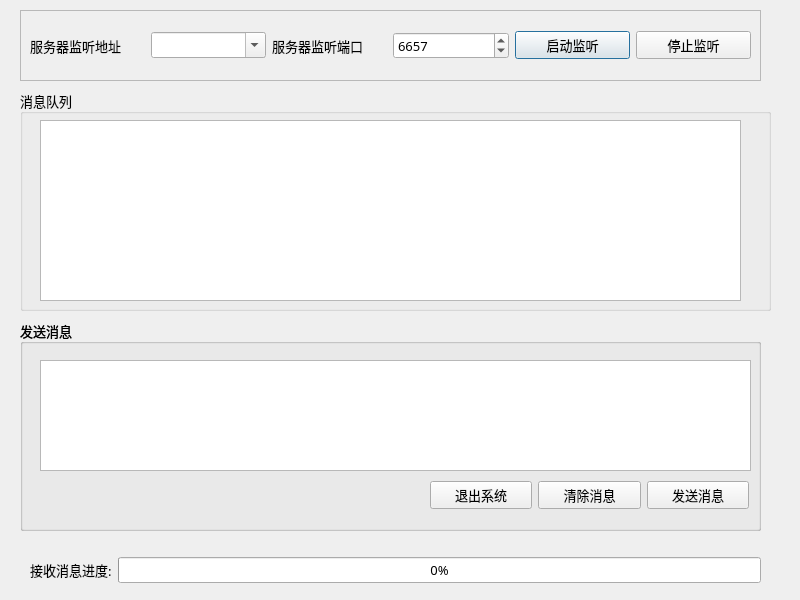
<?xml version="1.0" encoding="UTF-8"?>
<ui version="4.0">
 <class>FileTransferToolsDialog</class>
 <widget class="QDialog" name="FileTransferToolsDialog">
  <property name="geometry">
   <rect>
    <x>0</x>
    <y>0</y>
    <width>800</width>
    <height>600</height>
   </rect>
  </property>
  <property name="windowTitle">
   <string>C/S架构系统--文件传输工具 Version 1.3</string>
  </property>
  <property name="windowIcon">
   <iconset resource="../CSFileTransferClient/Resources.qrc">
    <normaloff>:/new/prefix1/images/logo.ico</normaloff>:/new/prefix1/images/logo.ico</iconset>
  </property>
  <widget class="QFrame" name="frame">
   <property name="geometry">
    <rect>
     <x>20</x>
     <y>10</y>
     <width>741</width>
     <height>71</height>
    </rect>
   </property>
   <property name="font">
    <font>
     <family>微软雅黑</family>
     <pointsize>10</pointsize>
    </font>
   </property>
   <property name="frameShape">
    <enum>QFrame::StyledPanel</enum>
   </property>
   <property name="frameShadow">
    <enum>QFrame::Raised</enum>
   </property>
   <widget class="QWidget" name="horizontalLayoutWidget">
    <property name="geometry">
     <rect>
      <x>10</x>
      <y>10</y>
      <width>721</width>
      <height>51</height>
     </rect>
    </property>
    <layout class="QHBoxLayout" name="horizontalLayout">
     <item>
      <widget class="QLabel" name="label_Server">
       <property name="font">
        <font>
         <family>微软雅黑</family>
         <pointsize>10</pointsize>
        </font>
       </property>
       <property name="text">
        <string>服务器监听地址</string>
       </property>
      </widget>
     </item>
     <item>
      <widget class="QComboBox" name="comboBox_IP">
       <property name="font">
        <font>
         <family>微软雅黑</family>
         <pointsize>10</pointsize>
        </font>
       </property>
       <property name="editable">
        <bool>true</bool>
       </property>
       <property name="currentText">
        <string/>
       </property>
      </widget>
     </item>
     <item>
      <widget class="QLabel" name="label_Port">
       <property name="font">
        <font>
         <family>微软雅黑</family>
         <pointsize>10</pointsize>
        </font>
       </property>
       <property name="text">
        <string>服务器监听端口</string>
       </property>
      </widget>
     </item>
     <item>
      <widget class="QSpinBox" name="spinBox_Port">
       <property name="font">
        <font>
         <family>微软雅黑</family>
         <pointsize>10</pointsize>
        </font>
       </property>
       <property name="maximum">
        <number>65535</number>
       </property>
       <property name="value">
        <number>6657</number>
       </property>
      </widget>
     </item>
     <item>
      <widget class="QPushButton" name="pushButton_StartListen">
       <property name="font">
        <font>
         <family>微软雅黑</family>
         <pointsize>10</pointsize>
        </font>
       </property>
       <property name="text">
        <string>启动监听</string>
       </property>
       <property name="icon">
        <iconset>
         <normaloff>:/new/prefix1/images/start.ico</normaloff>:/new/prefix1/images/start.ico</iconset>
       </property>
      </widget>
     </item>
     <item>
      <widget class="QPushButton" name="pushButton_StopListen">
       <property name="font">
        <font>
         <family>微软雅黑</family>
         <pointsize>10</pointsize>
        </font>
       </property>
       <property name="text">
        <string>停止监听</string>
       </property>
       <property name="icon">
        <iconset>
         <normaloff>:/new/prefix1/images/stop.ico</normaloff>:/new/prefix1/images/stop.ico</iconset>
       </property>
      </widget>
     </item>
    </layout>
   </widget>
  </widget>
  <widget class="QGroupBox" name="groupBox_ListMsg">
   <property name="geometry">
    <rect>
     <x>20</x>
     <y>90</y>
     <width>751</width>
     <height>221</height>
    </rect>
   </property>
   <property name="font">
    <font>
     <family>微软雅黑</family>
     <pointsize>10</pointsize>
    </font>
   </property>
   <property name="title">
    <string>消息队列</string>
   </property>
   <widget class="QPlainTextEdit" name="plainTextEdit_ListMsg">
    <property name="geometry">
     <rect>
      <x>20</x>
      <y>30</y>
      <width>701</width>
      <height>181</height>
     </rect>
    </property>
    <property name="font">
     <font>
      <family>微软雅黑</family>
      <pointsize>10</pointsize>
     </font>
    </property>
   </widget>
  </widget>
  <widget class="QPlainTextEdit" name="plainTextEdit_EditMsg">
   <property name="geometry">
    <rect>
     <x>40</x>
     <y>360</y>
     <width>711</width>
     <height>111</height>
    </rect>
   </property>
   <property name="font">
    <font>
     <family>微软雅黑</family>
     <pointsize>10</pointsize>
    </font>
   </property>
  </widget>
  <widget class="QGroupBox" name="groupBox_4">
   <property name="geometry">
    <rect>
     <x>20</x>
     <y>320</y>
     <width>741</width>
     <height>211</height>
    </rect>
   </property>
   <property name="font">
    <font>
     <family>微软雅黑</family>
     <pointsize>10</pointsize>
    </font>
   </property>
   <property name="title">
    <string>发送消息</string>
   </property>
   <widget class="QGroupBox" name="groupBox_SendMsg">
    <property name="geometry">
     <rect>
      <x>0</x>
      <y>0</y>
      <width>741</width>
      <height>211</height>
     </rect>
    </property>
    <property name="font">
     <font>
      <family>微软雅黑</family>
      <pointsize>10</pointsize>
     </font>
    </property>
    <property name="title">
     <string>发送消息</string>
    </property>
    <widget class="QWidget" name="horizontalLayoutWidget_2">
     <property name="geometry">
      <rect>
       <x>410</x>
       <y>140</y>
       <width>319</width>
       <height>71</height>
      </rect>
     </property>
     <layout class="QHBoxLayout" name="horizontalLayout_2">
      <item>
       <widget class="QPushButton" name="pushButton_ExitSystem">
        <property name="font">
         <font>
          <family>微软雅黑</family>
          <pointsize>10</pointsize>
         </font>
        </property>
        <property name="text">
         <string>退出系统</string>
        </property>
        <property name="icon">
         <iconset resource="../CSFileTransferClient/Resources.qrc">
          <normaloff>:/new/prefix1/images/exit.ico</normaloff>:/new/prefix1/images/exit.ico</iconset>
        </property>
       </widget>
      </item>
      <item>
       <widget class="QPushButton" name="pushButton_ClearMsg">
        <property name="font">
         <font>
          <family>微软雅黑</family>
          <pointsize>10</pointsize>
         </font>
        </property>
        <property name="text">
         <string>清除消息</string>
        </property>
        <property name="icon">
         <iconset resource="../CSFileTransferClient/Resources.qrc">
          <normaloff>:/new/prefix1/images/clear.ico</normaloff>:/new/prefix1/images/clear.ico</iconset>
        </property>
       </widget>
      </item>
      <item>
       <widget class="QPushButton" name="pushButton_SendMsg">
        <property name="font">
         <font>
          <family>微软雅黑</family>
          <pointsize>10</pointsize>
         </font>
        </property>
        <property name="text">
         <string>发送消息</string>
        </property>
        <property name="icon">
         <iconset resource="../CSFileTransferClient/Resources.qrc">
          <normaloff>:/new/prefix1/images/sendmsg.ico</normaloff>:/new/prefix1/images/sendmsg.ico</iconset>
        </property>
       </widget>
      </item>
     </layout>
    </widget>
   </widget>
  </widget>
  <widget class="QWidget" name="horizontalLayoutWidget_3">
   <property name="geometry">
    <rect>
     <x>30</x>
     <y>530</y>
     <width>731</width>
     <height>80</height>
    </rect>
   </property>
   <layout class="QHBoxLayout" name="horizontalLayout_3">
    <item>
     <widget class="QLabel" name="label_progressrate">
      <property name="font">
       <font>
        <family>微软雅黑</family>
        <pointsize>10</pointsize>
       </font>
      </property>
      <property name="text">
       <string>接收消息进度:</string>
      </property>
     </widget>
    </item>
    <item>
     <widget class="QProgressBar" name="progressBar">
      <property name="font">
       <font>
        <family>微软雅黑</family>
        <pointsize>10</pointsize>
       </font>
      </property>
      <property name="value">
       <number>0</number>
      </property>
     </widget>
    </item>
   </layout>
  </widget>
  <zorder>frame</zorder>
  <zorder>groupBox_4</zorder>
  <zorder>groupBox_ListMsg</zorder>
  <zorder>plainTextEdit_EditMsg</zorder>
  <zorder>horizontalLayoutWidget_3</zorder>
 </widget>
 <resources/>
 <connections/>
</ui>
